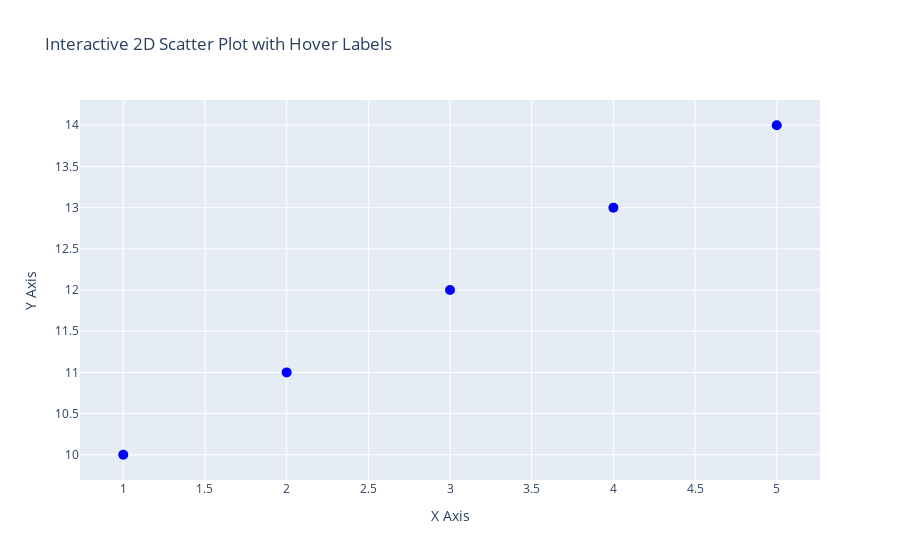

Notebook code cell kept with this figure:
### Code cell
import plotly.graph_objs as go
import pandas as pd

# Example data
data = {
    'x': [ems.compute(n[i], n[i+1]) for i in range(len(names)-1)],
    'y': [0 for i in range(len(names)-1)],
    'labels': ['A', 'B', 'C', 'D', 'E']
}

df = pd.DataFrame(data)

# Create the scatter plot
scatter = go.Scatter(
    x=df['x'],
    y=df['y'],
    mode='markers',
    text=df['labels'],  # Labels to display on hover
    hoverinfo='text',   # Display only the label on hover
    marker=dict(size=10, color='blue')
)

# Set up layout
layout = go.Layout(
    title='Interactive 2D Scatter Plot with Hover Labels',
    xaxis=dict(title='X Axis'),
    yaxis=dict(title='Y Axis')
)

# Create the figure
fig = go.Figure(data=[scatter], layout=layout)

# Show the plot
fig.show()

### Figure 1 — Plotly figure (JSON) as saved in the notebook; plotly's stock layout.template omitted (floating-point values rounded to 4 significant figures)
{"data": [{"hoverinfo": "text", "marker": {"color": "blue", "size": 10}, "mode": "markers", "text": ["A", "B", "C", "D", "E"], "type": "scatter", "x": [1, 2, 3, 4, 5], "y": [10, 11, 12, 13, 14]}], "layout": {"autosize": true, "title": {"text": "Interactive 2D Scatter Plot with Hover Labels"}, "xaxis": {"autorange": true, "range": [0.7451, 5.255], "title": {"text": "X Axis"}, "type": "linear"}, "yaxis": {"autorange": true, "range": [9.592, 14.41], "title": {"text": "Y Axis"}, "type": "linear"}}}
